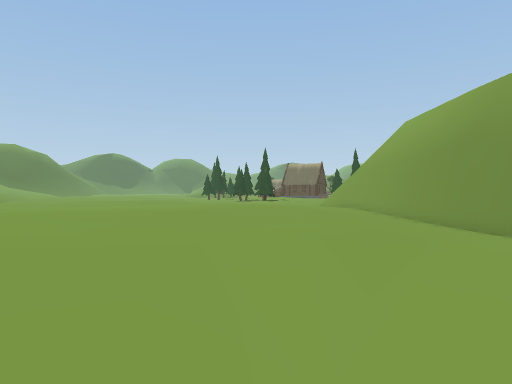
[1] (above)

16 first-person views from a walk through a Unity game level. The camera is 1.4 m above the floor, looks level and sees 70° across. The floor is counted in squares, 2 m on a side. Each view is taken from the middle of a square. On the plan, view 1 faces up. The plan holds only what a view shows up to about 11 squares ahead; the rest is blank. The place goes on beyond the plan. The player character is not drawn.

[2]
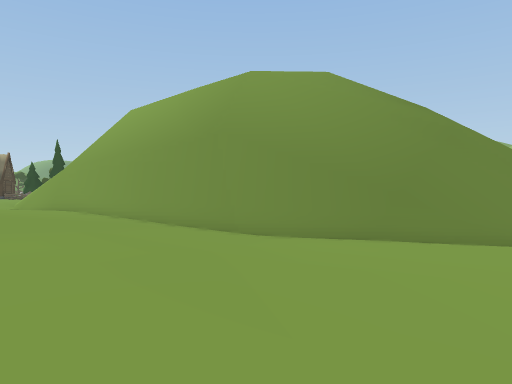

[3]
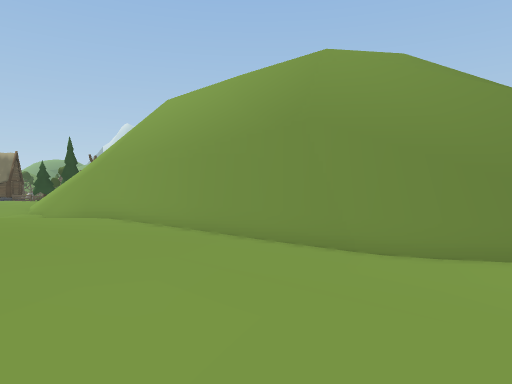

[4]
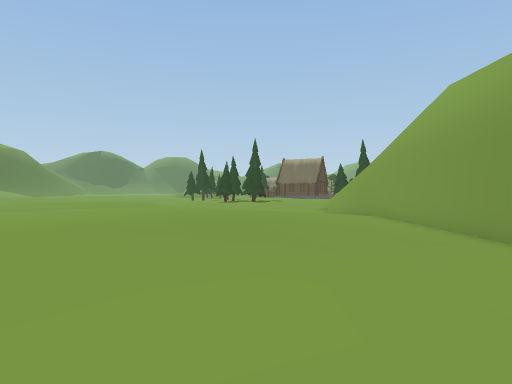

[5]
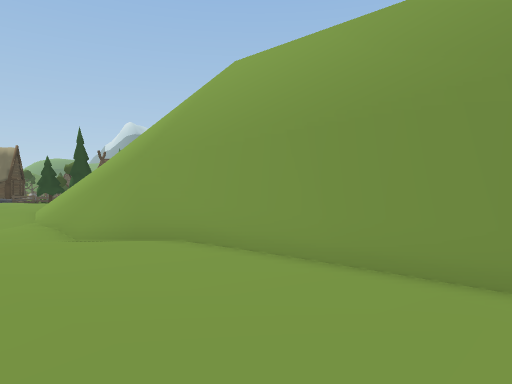

[6]
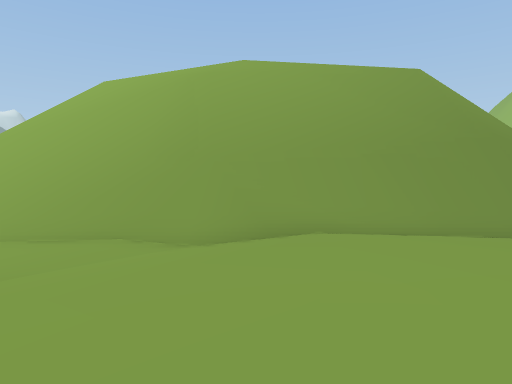

[7]
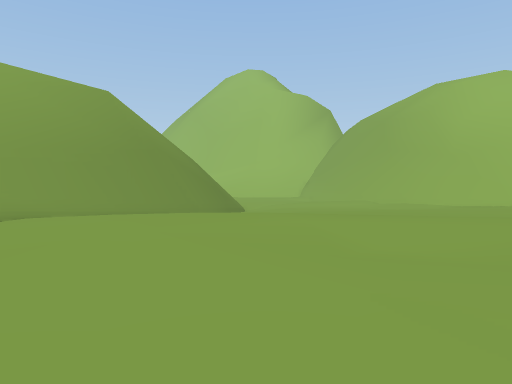

[8]
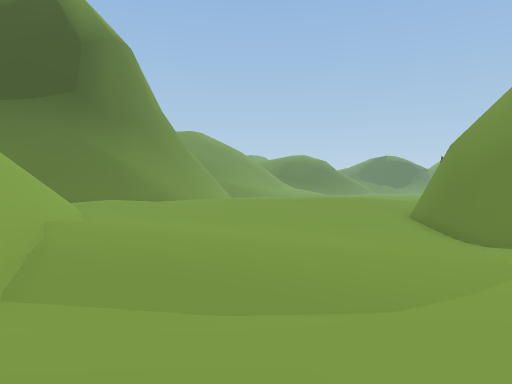

[9]
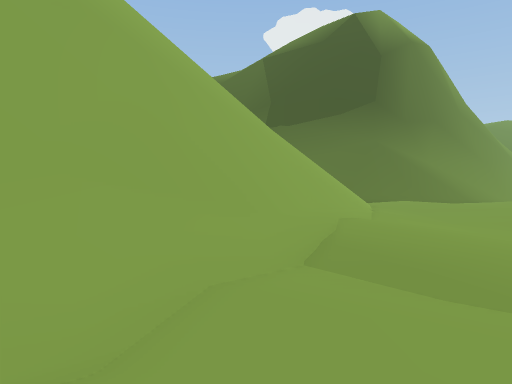

[10]
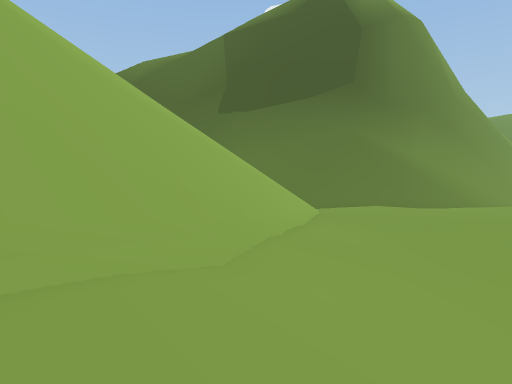

[11]
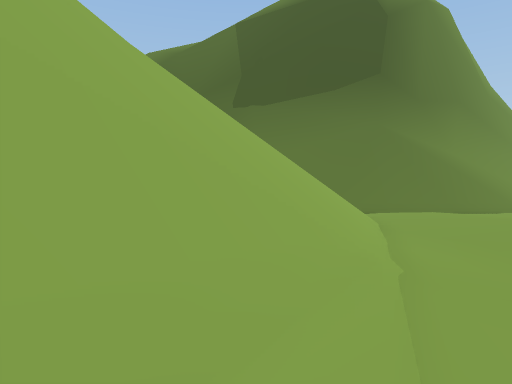

[12]
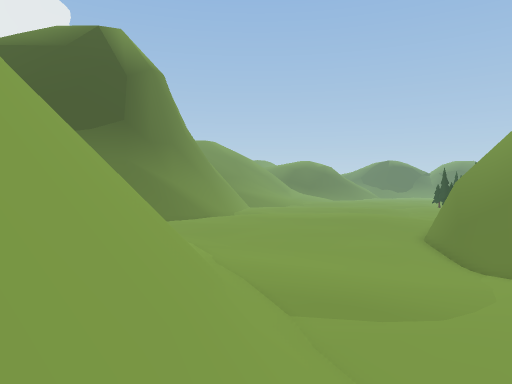

[13]
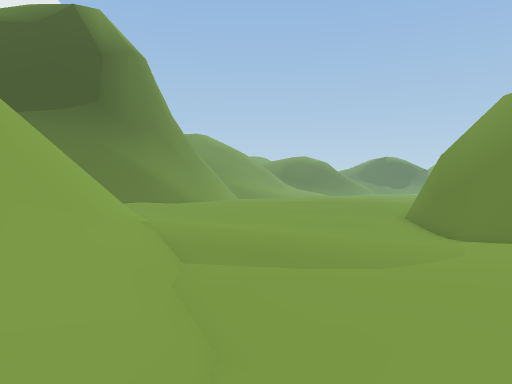

[14]
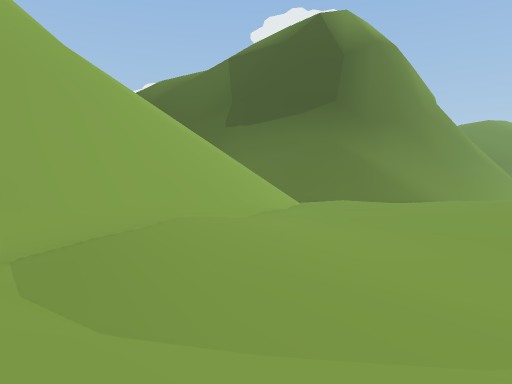

[15]
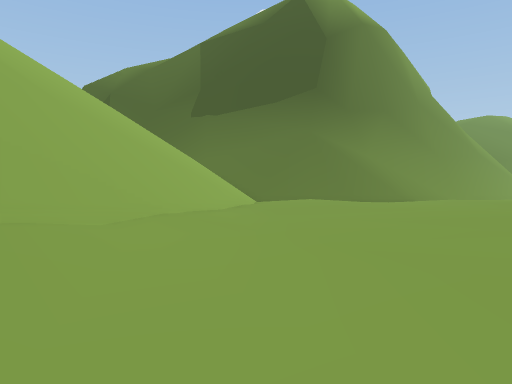

[16]
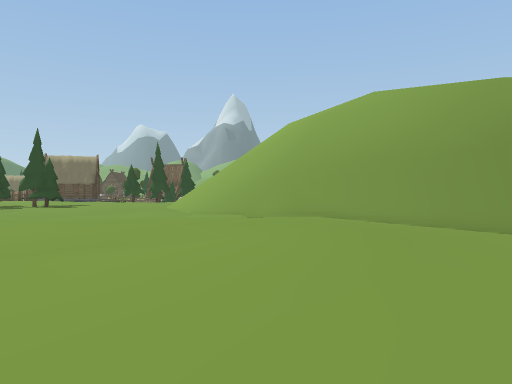

### Floor plan
Key: @ floor where view 1 was taken; # wall or solid block; . main floor; - floor 0.75 m lower than the main floor; : floor 9.5 m higher than the main floor; / step, stairs or slope; = window, fence, low wall or low ledge; ^ raised ledge; v drop or lower ground.
Columns run from 7 left of view 1 to 12 right of it. Each row starts with its distance up from view 1.
 20    ..   ...=/#v/
 19    ........#/#v/
 18  ..........##vv/
 17  ..........##vv/
 16  ...........# v/
 15  ...........# vv
 14   ..........# vv
 13   ..........##vv
 12  ............# v:
 11 .............# v///
 10 .............# v/
  9  ...........-##v//
  8  ...........--#v///
  7   ..........--#////
  6    ..........-==///
  5   ............-////
  4   ............--//
  3  ..............--/
  2  ..............---.
  1   /................
  0    ////@...........
 -1    ///////..........
 -2    ///////#........
 -3    ///////###.......
 -4    /////=//v###/....
 -5      ////#//v=##//.
 -6      /// /###v#^#//.
 -7         // =##= ^^/
 -8         //       ^^/

Positions as (right, up) in squares from view 1, and headings:
1: (0, 0), facing up
2: (0, 3), facing up-right
3: (0, 6), facing up-right
4: (1, 6), facing up
5: (1, 11), facing up-right
6: (-3, 17), facing right
7: (-6, 18), facing down-right
8: (11, -4), facing up-left
9: (12, -4), facing left
10: (7, -1), facing left
11: (5, -2), facing left
12: (12, -8), facing up-left
13: (12, -6), facing up-left
14: (12, -1), facing left
15: (9, 1), facing left
16: (-6, 9), facing up-right
